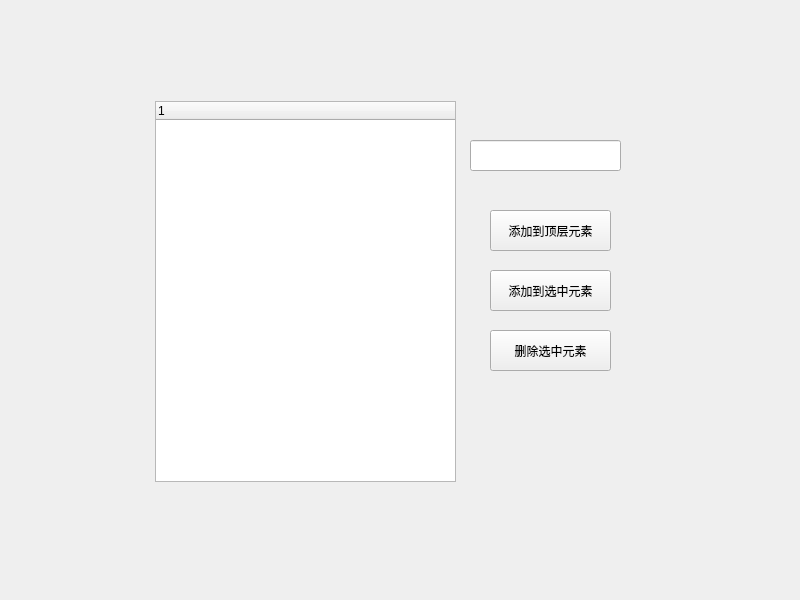
<?xml version="1.0" encoding="UTF-8"?>
<ui version="4.0">
 <class>Widget</class>
 <widget class="QWidget" name="Widget">
  <property name="geometry">
   <rect>
    <x>0</x>
    <y>0</y>
    <width>800</width>
    <height>600</height>
   </rect>
  </property>
  <property name="windowTitle">
   <string>Widget</string>
  </property>
  <widget class="QLineEdit" name="lineEdit">
   <property name="geometry">
    <rect>
     <x>470</x>
     <y>140</y>
     <width>151</width>
     <height>31</height>
    </rect>
   </property>
  </widget>
  <widget class="QPushButton" name="pushButton">
   <property name="geometry">
    <rect>
     <x>490</x>
     <y>210</y>
     <width>121</width>
     <height>41</height>
    </rect>
   </property>
   <property name="text">
    <string>添加到顶层元素</string>
   </property>
  </widget>
  <widget class="QPushButton" name="pushButton_2">
   <property name="geometry">
    <rect>
     <x>490</x>
     <y>270</y>
     <width>121</width>
     <height>41</height>
    </rect>
   </property>
   <property name="text">
    <string>添加到选中元素</string>
   </property>
  </widget>
  <widget class="QPushButton" name="pushButton_3">
   <property name="geometry">
    <rect>
     <x>490</x>
     <y>330</y>
     <width>121</width>
     <height>41</height>
    </rect>
   </property>
   <property name="text">
    <string>删除选中元素</string>
   </property>
  </widget>
  <widget class="QTreeWidget" name="treeWidget">
   <property name="geometry">
    <rect>
     <x>155</x>
     <y>101</y>
     <width>301</width>
     <height>381</height>
    </rect>
   </property>
   <column>
    <property name="text">
     <string notr="true">1</string>
    </property>
   </column>
  </widget>
 </widget>
 <resources/>
 <connections/>
</ui>
